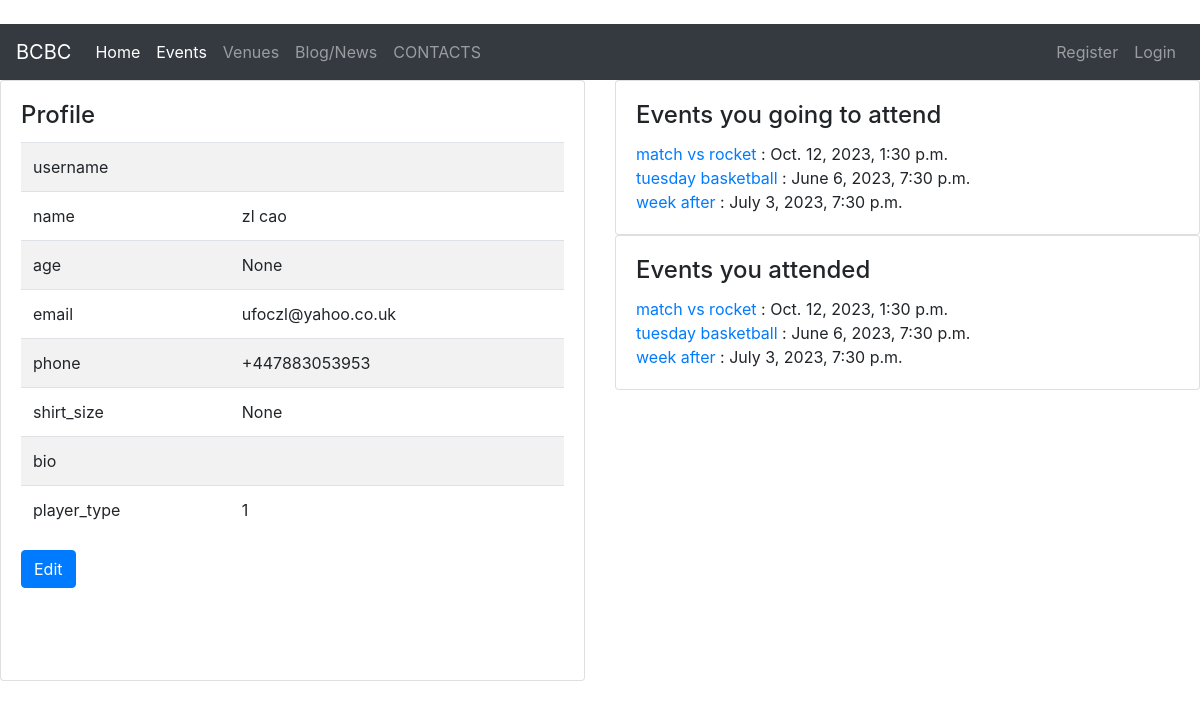
Before: /members/user_profile/1/ with the older database file.
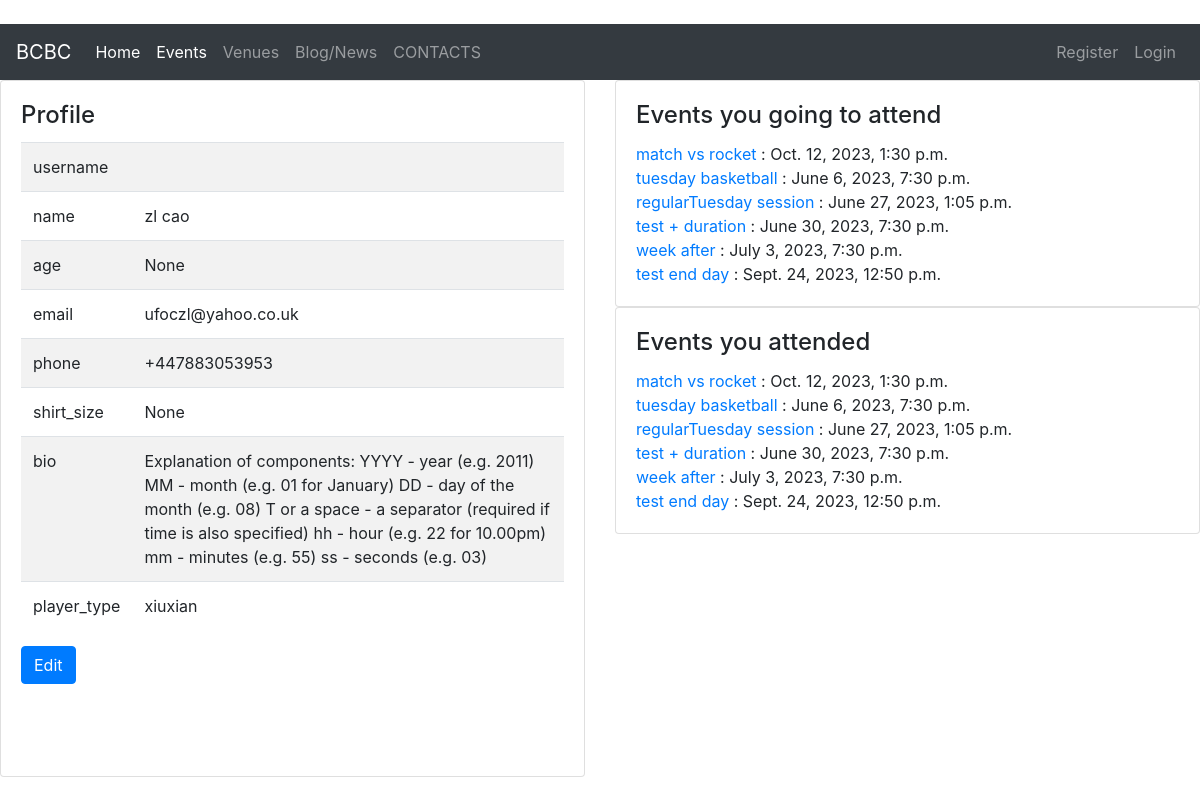
After: the same page with the newer database file.
### members/models.py (models this page shows, shortened)
class Profile(models.Model):
    PLAYER_TYPE=(
        ('xiuxian','休闲'),
        ('yeren','野人'),
    )
    user=models.OneToOneField(User,null=True,on_delete=models.CASCADE)
    first_name=models.CharField('First Name',max_length=50,null=True,)
    last_name=models.CharField('Last Name',max_length=50,null=True,)
    nick_name=models.CharField('Nick Name',max_length=50,blank=True,null=True)
    age = models.IntegerField('Member Age',blank=True,null=True)
    email=models.EmailField('Member Email',max_length=50,null=True,)
    phone=models.CharField('Member Phone',max_length=50,blank=True,null=True)
    shirt_size= models.CharField('Shirt Size',max_length=20,null=True,blank=True)
    bio=models.TextField('Member Bio', max_length=500,null=True,blank=True)
    player_type=models.CharField(max_length=20,choices=PLAYER_TYPE,null=True,blank=True)

### event/models.py (models this page shows)
class Event(models.Model):
    DURATION_TYPE=(
        ('1','1'),
        ('1.5','1.5'),
        ('2','2'),
        ('2.5','2.5'),
        ('3','3'),
        ('3.5','3.5'),
        ('4','4'),
        ('others','others'),
    )
    name=models.CharField('Event Name',max_length=100)
    event_datetime=models.DateTimeField('Event Date')
    duration=models.CharField(max_length=10,choices=DURATION_TYPE,null=True)
    organiser= models.ForeignKey(User,null=True,blank=True,on_delete=models.CASCADE)
    venue=models.ForeignKey(Venue,null=True,on_delete=models.SET_NULL)
    price=models.CharField('Event price',max_length=50,null=True,blank=True)
    activity_note=models.TextField(max_length=200, null=True,blank=True)
    payment_qr=models.ImageField(blank=True,null=True,upload_to='images/') # looking into detial for sizegetattr(): attribute name must be string
    RSVP=models.ManyToManyField(Profile,blank=True,null=True,through='RSVP_Profile_inter')
    def __str__(self):
        return self.name

### members/views.py (the view)
# urls.py: path('user_profile/<profile_id>/', views.user_profile,name='user_profile'),
def user_profile(request,profile_id):
    profile=Profile.objects.get(pk=profile_id)
    return render(request,'authentication/profile.html',{'profile':profile})

### templates/authentication/profile.html (shortened to what this page needs)
{% extends 'master.html' %}
{% block content %}
<div class="row">
 <div class="col-sm-6">
    <div class="card" >
      <div class="card-body">
        <h4 class="card-title"> Profile</h4>
          <table class="table table-striped table-hove" style="width:100%">
              <tbody>
                <tr>
                    <td> username </td>
                    <td> {{ user.username }}</td>
                </tr>
                <tr>
                    <td>name</td>
                    <td>{{ profile.first_name }} {{ profile.last_name }}</td>
                </tr>
                <tr>
                    <td>age</td>
                    <td>{{ profile.age }}</td>
                </tr>
                <tr>
                    <td>email</td>
                    <td>{{ profile.email }}</td>
                </tr>
                <tr>
                    <td>phone</td>
                    <td>{{ profile.phone }}</td>
                </tr>
                <tr>
                    <td>shirt_size</td>
                    <td>{{ profile.shirt_size }}</td>
                </tr>
                <tr>
                    <td>bio</td>
                    <td>{{ profile.bio }}</td>
                </tr>
                <tr>
                    <td>player_type</td>
                    <td>{{ profile.player_type }}</td>
                </tr>
          </table>
             <a class="btn btn-primary" href="{% url 'update_profile' user.profile.id %}">  Edit </a>
           <br><br><br>
        <br>
      </div>
    </div>
      <br>
  </div>
<div class="col-sm-6">
    <div class="card" >
        <div class="card-body">
            <h4 class="card-title"> Events you going to attend</h4>
            {% for item in profile.event_set.all %}
                <a href="{% url 'event_detail' item.id %}"> {{ item }}</a> : {{ item.event_datetime }} <br>
            {% endfor %}
        </div>
    </div>
    <div class="card" >
        <div class="card-body">
            <h4 class="card-title"> Events you attended</h4>
            {% for item in profile.event_set.all %}
                <a href="{% url 'event_detail' item.id %}"> {{ item }}</a> : {{ item.event_datetime }} <br>
            {% endfor %}
        </div>
    </div>
</div>
</div>
{% endblock %}

Changed rows visible on the page:
changed Profile "zl": bio (not shown) → "Explanation of components: YYYY - year (e.g. 2011) MM - month (e.g. 01 for January) DD - day of the month (e.g. 08) T or a space - a separator (required if time is also specified) hh - hour (e.g. 22 for 10.00pm) mm - minutes (e.g. 55) ss - seconds (e.g. 03)"; player_type "1" → "xiuxian"
now on this page (row edited): Event: name "regularTuesday session", event_datetime "June 27, 2023, 1:05 p.m."
added Event: name "test + duration", event_datetime "June 30, 2023, 7:30 p.m."
now on this page (row edited): Event: name "test end day", event_datetime "Sept. 24, 2023, 12:50 p.m."
